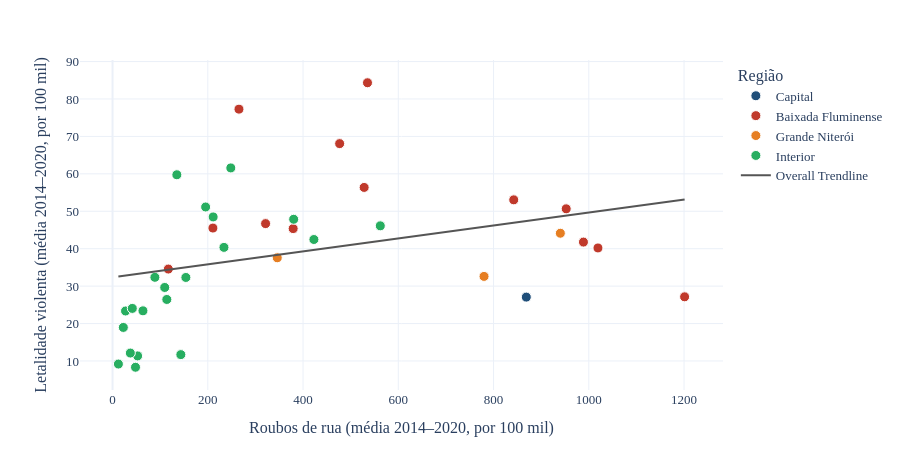

The cell this chart's notebook holds for it:
### Code cell
analise.rq2_figura(base2).show()

### Figure 1 — Plotly figure (JSON) as saved in the notebook; plotly's stock layout.template omitted (floating-point values rounded to 4 significant figures)
{"data": [{"hovertemplate": "<b>%{hovertext}</b><br><br>Região=Capital<br>Roubos de rua (média 2014–2020, por 100 mil)=%{x}<br>Letalidade violenta (média 2014–2020, por 100 mil)=%{y}<extra></extra>", "hovertext": ["Rio de Janeiro"], "legendgroup": "Capital", "marker": {"color": "#1f4e79", "line": {"color": "white", "width": 1}, "size": 10, "symbol": "circle"}, "mode": "markers", "name": "Capital", "orientation": "v", "showlegend": true, "type": "scatter", "x": [868.8], "xaxis": "x", "y": [27.06], "yaxis": "y"}, {"hovertemplate": "<b>%{hovertext}</b><br><br>Região=Baixada Fluminense<br>Roubos de rua (média 2014–2020, por 100 mil)=%{x}<br>Letalidade violenta (média 2014–2020, por 100 mil)=%{y}<extra></extra>", "hovertext": ["Belford Roxo", "Duque de Caxias", "Guapimirim", "Itaguaí", "Japeri", "Magé", "Mesquita", "Nilópolis", "Nova Iguaçu", "Paracambi", "Queimados", "Seropédica", "São João de Meriti"], "legendgroup": "Baixada Fluminense", "marker": {"color": "#c0392b", "line": {"color": "white", "width": 1}, "size": 10, "symbol": "circle"}, "mode": "markers", "name": "Baixada Fluminense", "orientation": "v", "showlegend": true, "type": "scatter", "x": [528.3, 952.6, 210.7, 476.8, 265.4, 379.2, 1019.0, 1201.0, 842.4, 117.1, 535.3, 321.3, 988.8], "xaxis": "x", "y": [56.37, 50.65, 45.51, 68.07, 77.28, 45.37, 40.2, 27.14, 53.05, 34.56, 84.34, 46.7, 41.76], "yaxis": "y"}, {"hovertemplate": "<b>%{hovertext}</b><br><br>Região=Grande Niterói<br>Roubos de rua (média 2014–2020, por 100 mil)=%{x}<br>Letalidade violenta (média 2014–2020, por 100 mil)=%{y}<extra></extra>", "hovertext": ["Maricá", "Niterói", "São Gonçalo"], "legendgroup": "Grande Niterói", "marker": {"color": "#e67e22", "line": {"color": "white", "width": 1}, "size": 10, "symbol": "circle"}, "mode": "markers", "name": "Grande Niterói", "orientation": "v", "showlegend": true, "type": "scatter", "x": [345.8, 780.0, 940.2], "xaxis": "x", "y": [37.57, 32.6, 44.13], "yaxis": "y"}, {"hovertemplate": "<b>%{hovertext}</b><br><br>Região=Interior<br>Roubos de rua (média 2014–2020, por 100 mil)=%{x}<br>Letalidade violenta (média 2014–2020, por 100 mil)=%{y}<extra></extra>", "hovertext": ["Angra dos Reis", "Araruama", "Barra Mansa", "Barra do Piraí", "Cabo Frio", "Cachoeiras de Macacu", "Campos dos Goytacazes", "Itaboraí", "Itaperuna", "Macaé", "Nova Friburgo", "Petrópolis", "Resende", "Rio Bonito", "Rio das Ostras", "Saquarema", "São Pedro da Aldeia", "Teresópolis", "Três Rios", "Valença", "Volta Redonda"], "legendgroup": "Interior", "marker": {"color": "#27ae60", "line": {"color": "white", "width": 1}, "size": 10, "symbol": "circle"}, "mode": "markers", "name": "Interior", "orientation": "v", "showlegend": true, "type": "scatter", "x": [135.0, 211.2, 63.8, 27.24, 248.3, 109.5, 233.9, 562.2, 22.62, 380.3, 52.58, 48.16, 88.87, 143.3, 422.7, 153.9, 195.4, 37.33, 41.45, 12.26, 113.9], "xaxis": "x", "y": [59.75, 48.48, 23.4, 23.35, 61.58, 29.64, 40.35, 46.11, 18.96, 47.86, 11.35, 8.324, 32.35, 11.7, 42.46, 32.31, 51.14, 12.11, 24.05, 9.174, 26.43], "yaxis": "y"}, {"hovertemplate": "<b>OLS trendline</b><br>letalidade_violenta = 0.0173088 * roubo_rua + 32.3579<br>R<sup>2</sup>=0.105353<br><br>Roubos de rua (média 2014–2020, por 100 mil)=%{x}<br>Letalidade violenta (média 2014–2020, por 100 mil)=%{y} <b>(trend)</b><extra></extra>", "legendgroup": "Overall Trendline", "line": {"color": "#555"}, "mode": "lines", "name": "Overall Trendline", "showlegend": true, "type": "scatter", "x": [12.26, 22.62, 27.24, 37.33, 41.45, 48.16, 52.58, 63.8, 88.87, 109.5, 113.9, 117.1, 135.0, 143.3, 153.9, 195.4, 210.7, 211.2, 233.9, 248.3, 265.4, 321.3, 345.8, 379.2, 380.3, 422.7, 476.8, 528.3, 535.3, 562.2, 780.0, 842.4, 868.8, 940.2, 952.6, 988.8, 1019.0, 1201.0], "xaxis": "x", "y": [32.57, 32.75, 32.83, 33.0, 33.08, 33.19, 33.27, 33.46, 33.9, 34.25, 34.33, 34.38, 34.69, 34.84, 35.02, 35.74, 36.0, 36.01, 36.41, 36.66, 36.95, 37.92, 38.34, 38.92, 38.94, 39.68, 40.61, 41.5, 41.62, 42.09, 45.86, 46.94, 47.39, 48.63, 48.85, 49.47, 50.0, 53.15], "yaxis": "y"}], "layout": {"font": {"family": "Georgia, serif", "size": 13}, "height": 470, "legend": {"title": {"text": "Região"}, "tracegroupgap": 0}, "margin": {"t": 60}, "xaxis": {"anchor": "y", "domain": [0, 1], "title": {"text": "Roubos de rua (média 2014–2020, por 100 mil)"}}, "yaxis": {"anchor": "x", "domain": [0, 1], "title": {"text": "Letalidade violenta (média 2014–2020, por 100 mil)"}}}}
